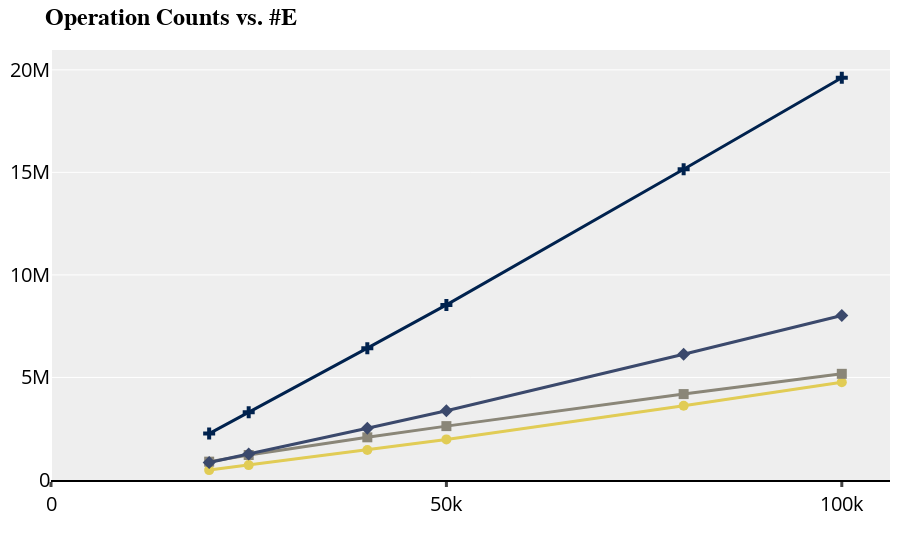

Notebook cell for this chart:
### Code cell
fig = go.Figure()
#/or idx, e in enumerate(ploted_edge):
same_ef = res.loc[(res['V'] == 10000)&(res['function']=='Baseline')]
fig.add_trace(go.Scatter(x=same_ef["E"], y=same_ef["flcomps"], name=f"flcomp",
                            mode='lines+markers', marker=dict(symbol=marker_symbols[0],size=10),
                            line=dict(color=colors[0], width=3)))
fig.add_trace(go.Scatter(x=same_ef["E"], y=same_ef["flops"], name=f"flops",
                            mode='lines+markers', marker=dict(symbol=marker_symbols[1],size=10),
                            line=dict(color=colors[3], width=3)))
fig.add_trace(go.Scatter(x=same_ef["E"], y=same_ef["intops"], name=f"intops",
                            mode='lines+markers', marker=dict(symbol=marker_symbols[2],size=10),
                            line=dict(color=colors[6], width=3)))
fig.add_trace(go.Scatter(x=same_ef["E"], y=same_ef["intcomps"], name=f"intcomp",
                            mode='lines+markers', marker=dict(symbol=marker_symbols[3],size=10),
                            line=dict(color=colors[8], width=3)))

fig.update_layout(title=dict(text="<b>Operation Counts vs. #E</b>", font=default_font),
                  xaxis=dict(showline=True, showgrid=False, rangemode="tozero",
                             linecolor='rgb(0, 0, 0)', linewidth=2, nticks=5,
                             tickwidth=3, tickfont=num_font, ticks='outside'),
                  yaxis=dict(tickfont=num_font, zeroline=False, showticklabels=True,rangemode="nonnegative",nticks=5,
                             showline=False),
                  showlegend=False, # legend=dict(valign='top', traceorder="reversed"),
                  margin=dict(autoexpand=True, l=40, r=10, t=50),
                  plot_bgcolor="#eeeeee",
                  )
fig.show(renderer="plotly_mimetype")
fig.write_image("ops_v10000.pdf")

### Figure 1 — Plotly figure (JSON) as saved in the notebook; plotly's stock layout.template omitted (floating-point values rounded to 4 significant figures)
{"data": [{"line": {"color": "#e1cc55", "width": 3}, "marker": {"size": 10, "symbol": "circle"}, "mode": "lines+markers", "name": "flcomp", "type": "scatter", "x": [20000, 25000, 40000, 50000, 80000, 100000], "y": [482300, 726579, 1462664, 1978985, 3619508, 4767861]}, {"line": {"color": "#8a8678", "width": 3}, "marker": {"size": 10, "symbol": "square"}, "mode": "lines+markers", "name": "flops", "type": "scatter", "x": [20000, 25000, 40000, 50000, 80000, 100000], "y": [894746, 1218467, 2081249, 2627265, 4189354, 5177165]}, {"line": {"color": "#3b496c", "width": 3}, "marker": {"size": 10, "symbol": "diamond"}, "mode": "lines+markers", "name": "intops", "type": "scatter", "x": [20000, 25000, 40000, 50000, 80000, 100000], "y": [853429, 1262536, 2519599, 3380038, 6134209, 8020442]}, {"line": {"color": "#00224e", "width": 3}, "marker": {"size": 10, "symbol": "cross"}, "mode": "lines+markers", "name": "intcomp", "type": "scatter", "x": [20000, 25000, 40000, 50000, 80000, 100000], "y": [2263294, 3302043, 6429033, 8537410, 15154377, 19613308]}], "layout": {"margin": {"autoexpand": true, "l": 40, "r": 10, "t": 50}, "plot_bgcolor": "#eeeeee", "showlegend": false, "title": {"font": {"color": "#000000", "family": "Helvetica Neue", "size": 24}, "text": "<b>Operation Counts vs. #E</b>"}, "xaxis": {"linecolor": "rgb(0, 0, 0)", "linewidth": 2, "nticks": 5, "rangemode": "tozero", "showgrid": false, "showline": true, "tickfont": {"color": "#000000", "size": 20}, "ticks": "outside", "tickwidth": 3}, "yaxis": {"nticks": 5, "rangemode": "nonnegative", "showline": false, "showticklabels": true, "tickfont": {"color": "#000000", "size": 20}, "zeroline": false}}}
